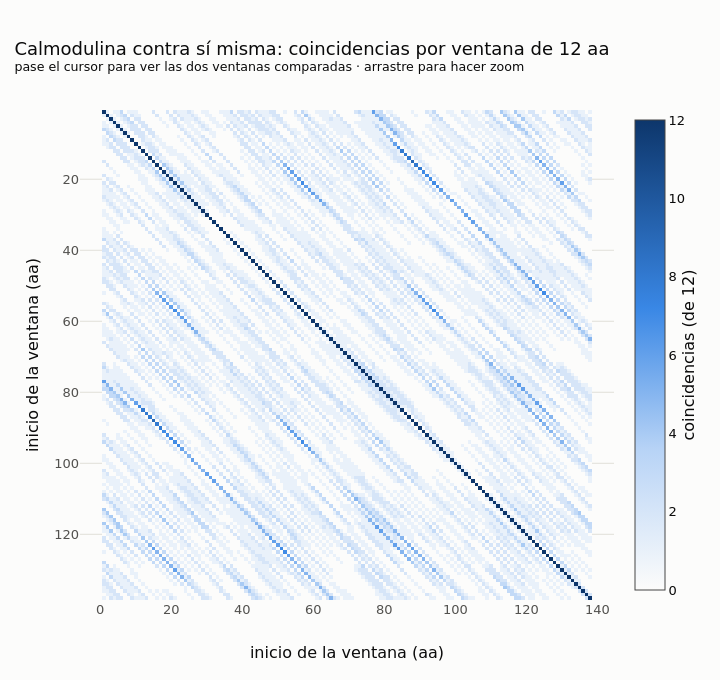

The notebook cell this image was saved under:
### Markdown cell above
> 🔎 **Qué observamos.** Además de la diagonal principal aparecen segmentos diagonales **fuera** de ella, justo donde se
> cruzan las franjas naranja: el bucle EF1 se parece al EF2, al EF3 y al EF4. Los más claros suelen unir EF1 con EF3 y
> EF2 con EF4, lo que coincide con la hipótesis de una **duplicación doble**: un dominio ancestral se duplicó (dos
> manos) y luego ese par se volvió a duplicar (cuatro manos). La figura es simétrica respecto a la diagonal porque
> comparamos la proteína consigo misma.
> Los pocos puntos aislados que no forman segmentos son el ruido que predijo el modelo binomial.

En la versión interactiva el color indica **cuántas** coincidencias hay en cada ventana, y al pasar el cursor verá las
dos ventanas de 12 aminoácidos que se están comparando, una sobre la otra.

### Code cell
nwin = Sc.shape[0]
wins = [calm[i:i + wp] for i in range(nwin)]
custom = np.array([[f"{wins[i]}<br>{wins[j]}" for i in range(nwin)] for j in range(nwin)])
fig = go.Figure(go.Heatmap(
    z=Sc.T, x=np.arange(1, nwin + 1), y=np.arange(1, nwin + 1), customdata=custom,
    colorscale=[[0, ec.SURFACE], [0.3, ec.SEQ_BLUE[1]], [0.6, ec.SEQ_BLUE[6]], [1, ec.SEQ_BLUE[12]]],
    zmin=0, zmax=wp, colorbar=dict(title=dict(text="coincidencias (de 12)", side="right")),
    hovertemplate="ventana A (inicio %{x}):<br><span style='font-family:monospace'>%{customdata}</span>"
                  "<br>coincidencias: %{z} de 12<extra></extra>"))
fig.update_layout(
    title=dict(text="Calmodulina contra sí misma: coincidencias por ventana de 12 aa"
                    "<br><sup>pase el cursor para ver las dos ventanas comparadas · arrastre para hacer zoom</sup>"),
    height=680, width=720, margin=dict(t=110),
    xaxis=dict(title="inicio de la ventana (aa)"),
    yaxis=dict(title="inicio de la ventana (aa)", autorange="reversed", scaleanchor="x"))
fig.show()

### Figure 1 — Plotly figure (JSON) as saved in the notebook; plotly's stock layout.template omitted (floating-point values rounded to 4 significant figures; data arrays with more than 128 entries replaced by an {"elided": "..."} marker saying what was removed)
{"data": [{"colorbar": {"title": {"side": "right", "text": "coincidencias (de 12)"}}, "colorscale": [[0, "#fcfcfb"], [0.3, "#b7d3f6"], [0.6, "#3987e5"], [1, "#0d366b"]], "customdata": {"elided": "138x138 str values"}, "hovertemplate": "ventana A (inicio %{x}):<br><span style='font-family:monospace'>%{customdata}</span><br>coincidencias: %{z} de 12<extra></extra>", "type": "heatmap", "x": {"elided": "138 int values"}, "y": {"elided": "138 int values"}, "z": {"elided": "138x138 int values"}, "zmax": 12, "zmin": 0}], "layout": {"height": 680, "margin": {"t": 110}, "title": {"text": "Calmodulina contra sí misma: coincidencias por ventana de 12 aa<br><sup>pase el cursor para ver las dos ventanas comparadas · arrastre para hacer zoom</sup>"}, "width": 720, "xaxis": {"title": {"text": "inicio de la ventana (aa)"}}, "yaxis": {"autorange": "reversed", "scaleanchor": "x", "title": {"text": "inicio de la ventana (aa)"}}}}
